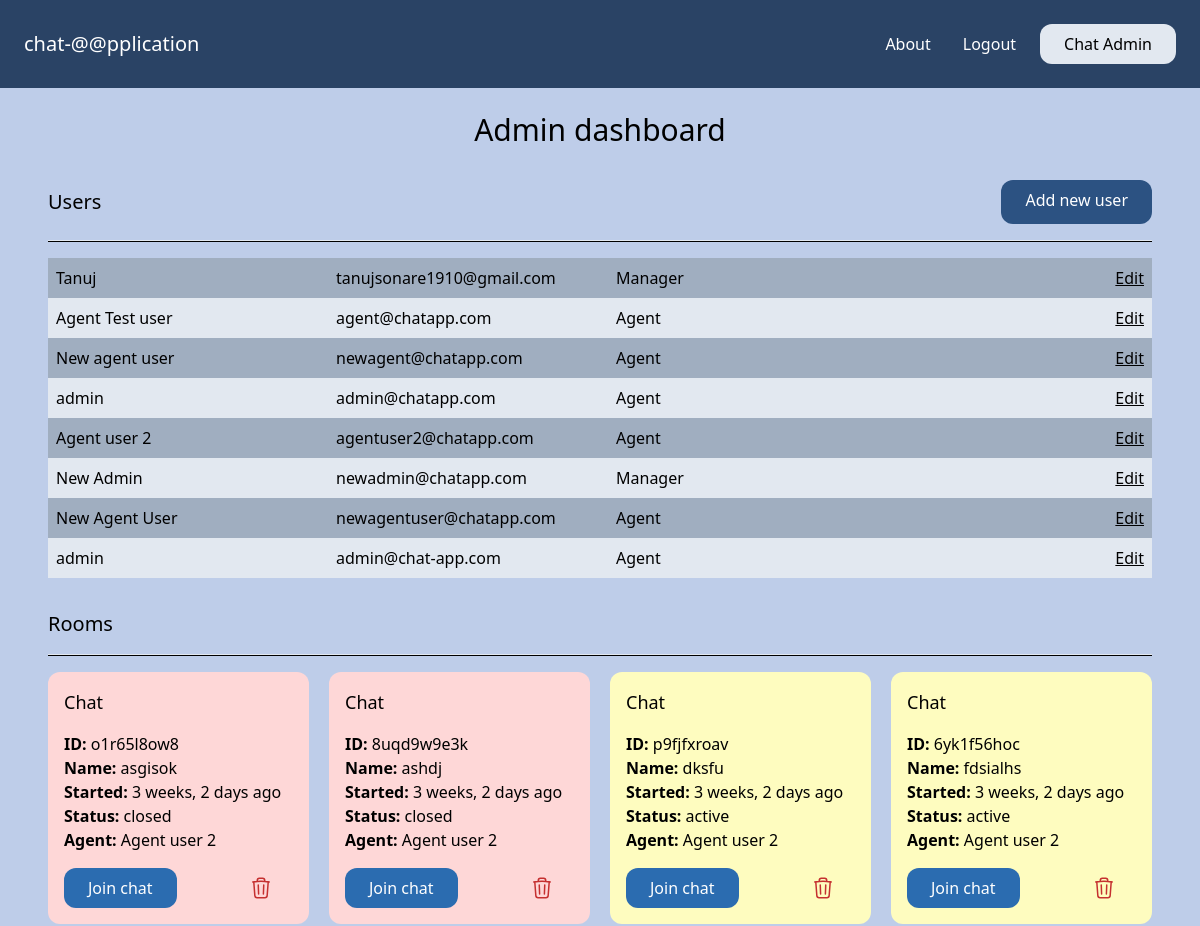
Page /admin-dashboard (signed in, upper part) on the earlier database version.
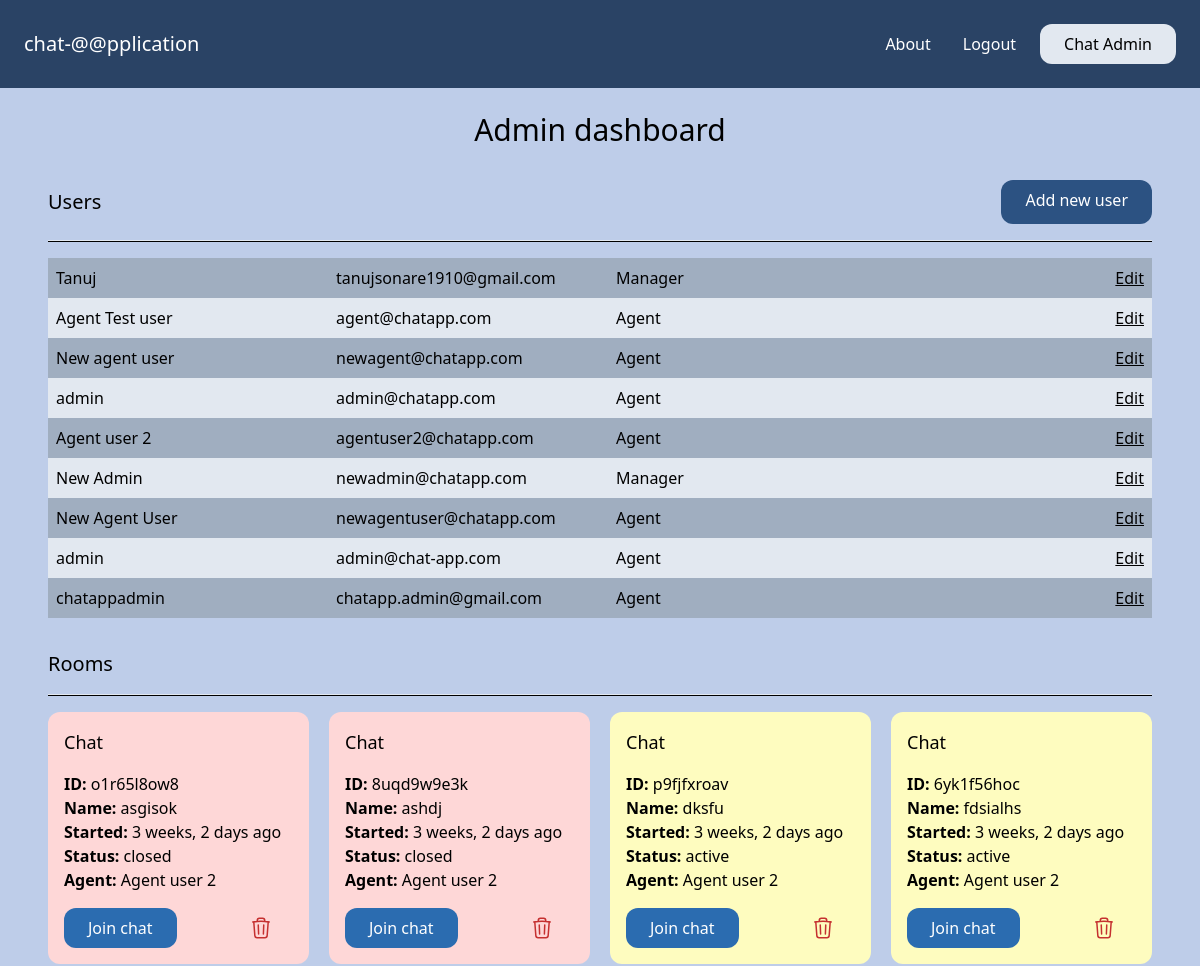
Same page on the later database version.
### account/models.py (models this page shows)
class User(AbstractBaseUser, PermissionsMixin):
    AGENT = 'agent'
    MANAGER = 'manager'
    CUSTOMER = 'customer'
    ROLES_CHOICES = (
        (AGENT, 'Agent'),
        (MANAGER, 'Manager'),
        (CUSTOMER, 'Customer')
    )
    id = models.UUIDField(primary_key=True, default=uuid.uuid4, editable=False)
    email = models.EmailField(unique=True)
    name = models.CharField(max_length=255, blank=True, default='')
    role = models.CharField(max_length=20, choices=ROLES_CHOICES, default=AGENT)
    is_active = models.BooleanField(default=True)
    is_superuser = models.BooleanField(default=False)
    is_staff = models.BooleanField(default=False)
    date_joined = models.DateTimeField(default=timezone.now)
    last_login = models.DateTimeField(blank=True, null=True)
    objects = CustomUserManager()
    USERNAME_FIELD = 'email'
    EMAIL_FIELD = 'email'
    REQUIRED_FIELDS = ['name']

### chat/models.py (models this page shows, shortened)
class Room(models.Model):
    WAITING = "waiting"
    ACTIVE = "active"
    CLOSED = "closed"
    CHOICES_STATUS = (
        (WAITING, "waiting"),
        (ACTIVE, "active"),
        (CLOSED, "closed"),
    )
    uuid = models.CharField(max_length=255)
    client = models.CharField(max_length=255)
    agent = models.ForeignKey(User, null=True, blank=True, related_name="rooms", on_delete=models.CASCADE)
    messages = models.ManyToManyField(Message, blank=True)
    url = models.CharField(max_length=255, blank=True, null=True)
    status = models.CharField(max_length=20, choices=CHOICES_STATUS, default=WAITING)
    created_at = models.DateTimeField(auto_now_add=True)
    class Meta:
        ordering = ("-created_at",)

### chat/views.py (the view)
# urls.py: path("admin-dashboard", views.admin_dashboard, name="admin_dashboard"),
@login_required
def admin_dashboard(request):
    try:
        if request.user.groups.first().name == "Manager":
            rooms = Room.objects.all()
            staff_users = User.objects.filter(is_staff=True)
            return render(request, "chat/admin_dashboard.html",{
                "rooms": rooms,
                "staff_users": staff_users
            })
        elif request.user.groups.first().name == "agent":
            rooms = Room.objects.all()
            return render(request, "chat/admin_dashboard.html",{
                "rooms": rooms
            })
    except:
        raise PermissionDenied

### chat/templates/chat/admin_dashboard.html
{% extends "core/base.html" %}
{% load static %}
{% block content %}
    <div >
        {% if request.user.groups.all.first.name == "Manager" %}
            <h1 class="text-3xl text-center">Admin dashboard</h1>
            <div class="mt-8">
                <div class="flex justify-between">
                    <h2 class="text-xl py-2">Users</h2>
                    <a href="{% url 'chat:add_new_admin_user' %}" class="inline-block py-2 px-6 bg-blue-800 text-white rounded-xl">Add new user</a>
                </div>
                <hr class="my-4">
                <div class="mt-4">
                    {% for user in staff_users %}
                    <div class="grid grid-cols-4 gap-4 py-2 {% cycle 'bg-gray-500' 'bg-gray-300' %}">
                        <a href="{% url 'chat:user_details' user.pk %}" class="px-2 hover:underline hover:text-blue-700" role="button">{{user.name}}</a>
                        <p class="px-2">{{user.email}}</p>
                        <p class="px-2">{{user.get_role_display}}</p>
                        <p class="px-2 text-right">
                            <a href="{% url 'chat:edit_staff_user_profile' user.pk %}" class="underline" role="button" >Edit</a>
                        </p>
                    </div>
                    {% endfor %}
                </div>
            </div>
        {% else %}
            <h1 class="text-3xl text-center">Agent dashboard</h1>
        {% endif %}
        {% include 'chat/rooms_list.html' %}
    </div>
{% endblock content %}

### chat/templates/chat/rooms_list.html (shortened to what this page needs)
<div class="mt-8">
    <h1 class="text-xl mt-5">Rooms</h1>
    <hr class="my-4">
    {% if rooms %}
        <div class="grid grid-cols-4 gap-5">
            {% for room in rooms %}
            <div class="p-4 rounded-xl {% if room.status == 'waiting' %}card-waiting{% elif room.status == 'active' %}bg-yellow-200{% else %}bg-red-200{% endif %}">
                <h3 class="mb-4 text-lg">Chat</h3>
                <p>
                    <b>ID: </b>{{room.uuid}} <br>
                    <b>Name: </b>{{room.client}} <br>
                    <b>Started: </b>{{room.created_at|timesince}} ago<br>
                    <b>Status: </b>{{room.status}} <br>
                    <b>Agent: </b>{% firstof room.agent.name 'None yet...' %} <br>
                </p>
                <div class="flex justify-between mt-4">
                    <a href="{% url 'chat:room_details' room.uuid %}" class="inline-block py-2 px-6 bg-blue-700 text-white rounded-xl">Join chat</a>
                    {% if room.agent == request.user or request.user.groups.all.first.name == "Manager" %}
                    <a href="{% url 'chat:delete_room' room.id %}" ></a>
                    {% endif %}
                </div>
            </div>
            {% endfor %}
        </div>
    {% endif %}
</div>

Differences in the rows shown:
added User: name "chatappadmin", email "chatapp.admin@gmail.com", role "Agent"
